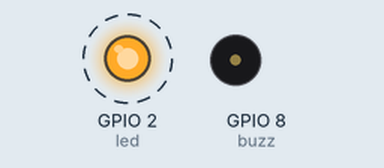
Simulated run of this sketch. Board: ESP32. Parts: output pins drawn as LEDs (lit = HIGH), buzzer (waves = sounding). Dashed ring = blinking. WiFi joins after 1.5 s; servers stay silent unless stated; what the sketch prints to the serial monitor is not drawn.

Above: at 0.12 s.
At 1.6 s:
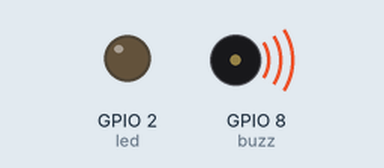
Timing chart, 0 to 3.1 s (numbered marks = the images above):
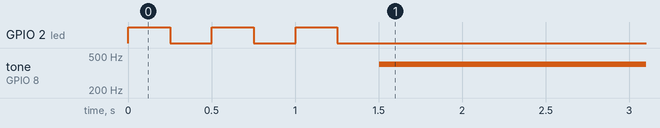

The sketch:

NodeMCU_script.ino
```cpp
#define led LED_BUILTIN

#include <WiFi.h>

char ssid[] = "Shubhammmmm";
const char* password = "9351326625mmm";
int buzz=8;

void setup()
{

  pinMode(led,OUTPUT);
  pinMode(buzz,OUTPUT);
  digitalWrite(led,LOW);

  Serial.begin(115200);
  WiFi.begin(ssid,password);
}

void loop()
{
    if(WiFi.status() != WL_CONNECTED)
  {
    Serial.println("Connecting...");
    digitalWrite(led,HIGH);
    delay(250);
    digitalWrite(led,LOW);
    delay(250);
  }

  if(WiFi.status() == WL_CONNECTED)
  {
  Serial.println("Successfully Connected !");
  tone(buzz,400);
  }

/*
  for (int tim=50;tim<=1000;tim+=50)
  {
    digitalWrite(led,HIGH);
    delay(50);
    digitalWrite(led,LOW);
    delay(tim);

  }

  for (int tim=1000;tim>=50;tim-=50)
  {
    digitalWrite(led,HIGH);
    delay(50);
    digitalWrite(led,LOW);
    delay(tim);
  }
*/

}
```

Measured:
- by itself, GPIO 2 (led): alternates HIGH for 0.25 s and LOW for 0.25 s, 6 changes in all, then stays LOW
- by itself, tone on GPIO 8 (buzz): silent → 400 Hz at 1.5 s
